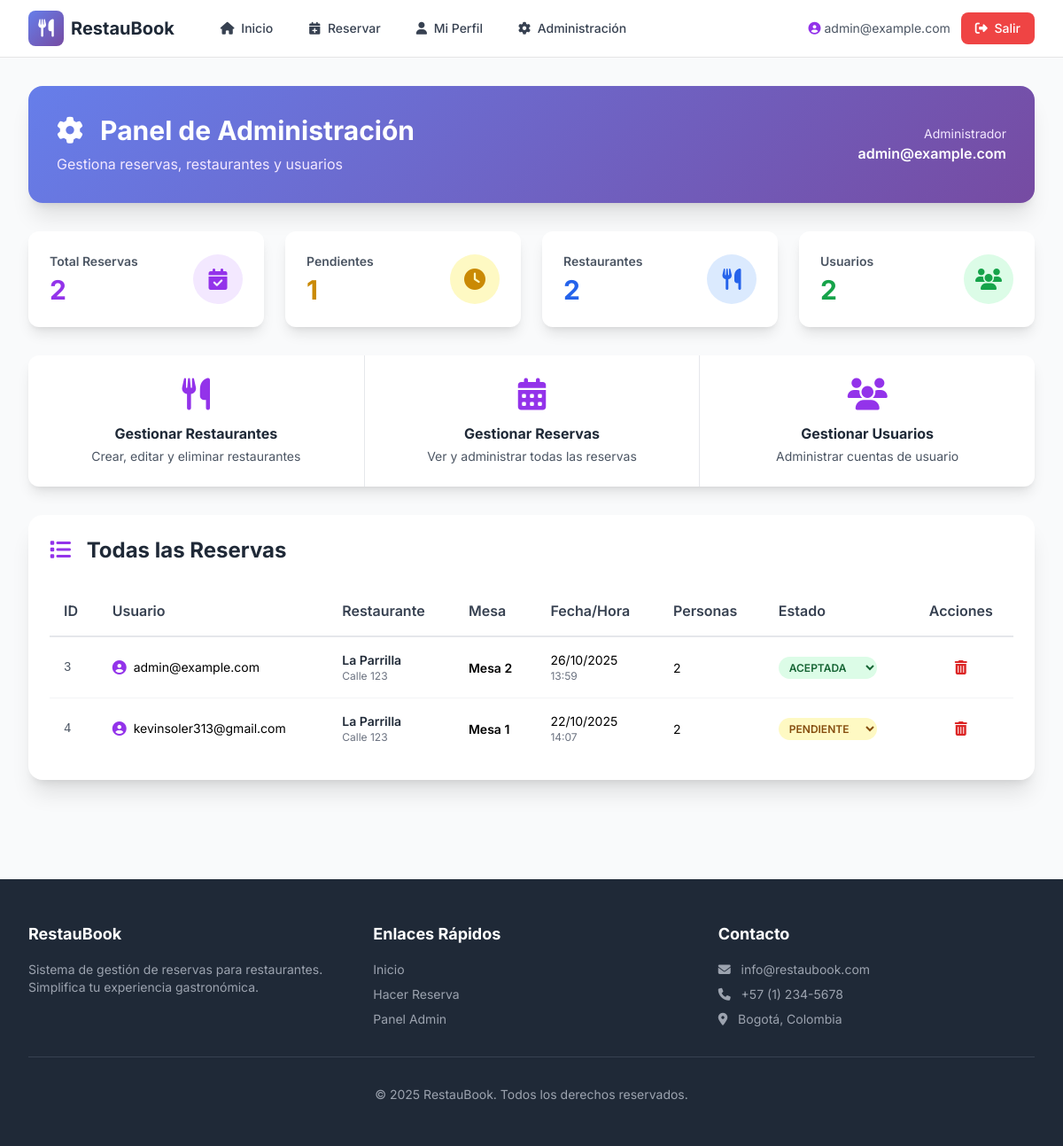
Page /admin (signed in) on the earlier database version.
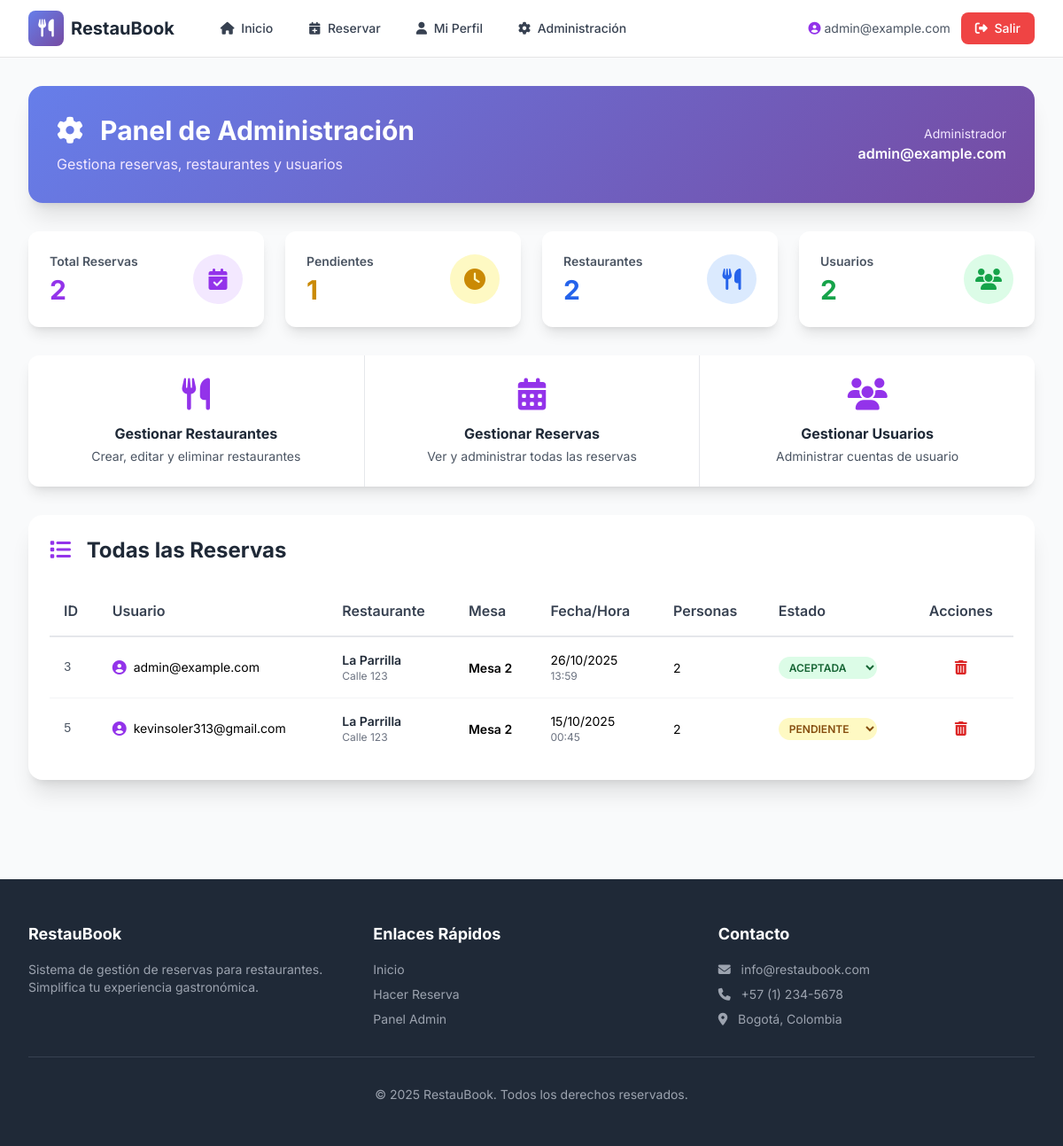
Same page on the later database version.
### models.py (models this page shows, shortened)
class Reservation(db.Model):
    __tablename__ = 'reservations'
    id = db.Column(db.Integer, primary_key=True)
    user_id = db.Column(db.Integer, db.ForeignKey('users.id'), nullable=False)
    restaurant_id = db.Column(db.Integer, db.ForeignKey('restaurants.id'), nullable=False)
    table_id = db.Column(db.Integer, db.ForeignKey('tables.id'), nullable=True)
    fecha_hora = db.Column(db.DateTime, nullable=False)
    num_personas = db.Column(db.Integer, nullable=False)
    estado = db.Column(db.String(20), default='PENDIENTE')  # PENDIENTE, ACEPTADA, CANCELADA
    user = db.relationship('User')
    restaurant = db.relationship('Restaurant')
    table = db.relationship('Table')

class User(db.Model):
    __tablename__ = 'users'
    id = db.Column(db.Integer, primary_key=True)
    email = db.Column(db.String(120), unique=True, nullable=False)
    password_hash = db.Column(db.String(128), nullable=False)
    role = db.Column(db.String(20), nullable=False)  # 'CLIENTE' o 'ADMIN'

class Restaurant(db.Model):
    __tablename__ = 'restaurants'
    id = db.Column(db.Integer, primary_key=True)
    nombre = db.Column(db.String(120), nullable=False)
    direccion = db.Column(db.String(200))
    descripcion = db.Column(db.Text)
    tables = db.relationship('Table', backref='restaurant', cascade='all, delete-orphan')

class Table(db.Model):
    __tablename__ = 'tables'
    id = db.Column(db.Integer, primary_key=True)
    numero = db.Column(db.Integer, nullable=False)
    capacidad = db.Column(db.Integer, nullable=False)
    restaurant_id = db.Column(db.Integer, db.ForeignKey('restaurants.id'), nullable=False)

### app.py (the view)
@app.route('/admin')
@admin_required
def admin_panel():
    reservas = Reservation.query.order_by(Reservation.fecha_hora.desc()).all()
    restaurantes = Restaurant.query.all()
    usuarios = User.query.all()
    total_reservas = Reservation.query.count()
    reservas_pendientes = Reservation.query.filter_by(estado='PENDIENTE').count()
    total_usuarios = User.query.count()
    total_restaurantes = Restaurant.query.count()
    return render_template('admin_panel.html',
                         reservas=reservas,
                         restaurantes=restaurantes,
                         usuarios=usuarios,
                         total_reservas=total_reservas,
                         reservas_pendientes=reservas_pendientes,
                         total_usuarios=total_usuarios,
                         total_restaurantes=total_restaurantes)

### app.py (called while the page is built)
def admin_required(f):
    @wraps(f)
    def decorated_function(*args, **kwargs):
        if session.get('role') != 'ADMIN':
            flash('Acceso restringido: solo administradores', 'danger')
            return redirect(url_for('index'))
        return f(*args, **kwargs)
    return decorated_function

### templates/admin_panel.html (shortened to what the changed rows need)
{% extends "base.html" %}
{% block content %}
<div class="animate-fade-in">
    <div class="gradient-bg rounded-2xl shadow-xl p-8 mb-8">
        <div class="flex items-center justify-between">
            <div>
                <h1 class="text-3xl font-bold text-white mb-2">
                    <i class="fas fa-cog mr-3"></i>
                    Panel de Administración
                </h1>
            </div>
        </div>
    </div>
    <div id="reservas" class="bg-white rounded-2xl shadow-xl p-6">
        <div class="flex items-center justify-between mb-6">
            <h2 class="text-2xl font-bold text-gray-800">
                <i class="fas fa-list mr-3 text-purple-600"></i>
                Todas las Reservas
            </h2>
        </div>
        {% if reservas %}
        <div class="overflow-x-auto">
            <table class="w-full">
                <thead>
                    <tr class="border-b-2 border-gray-200">
                        <th class="text-left py-4 px-4 font-semibold text-gray-700">ID</th>
                        <th class="text-left py-4 px-4 font-semibold text-gray-700">Usuario</th>
                        <th class="text-left py-4 px-4 font-semibold text-gray-700">Restaurante</th>
                        <th class="text-left py-4 px-4 font-semibold text-gray-700">Mesa</th>
                        <th class="text-left py-4 px-4 font-semibold text-gray-700">Fecha/Hora</th>
                        <th class="text-left py-4 px-4 font-semibold text-gray-700">Personas</th>
                        <th class="text-left py-4 px-4 font-semibold text-gray-700">Estado</th>
                        <th class="text-center py-4 px-4 font-semibold text-gray-700">Acciones</th>
                    </tr>
                </thead>
                <tbody class="divide-y divide-gray-100">
                    {% for reserva in reservas %}
                    <tr class="hover:bg-gray-50 transition">
                        <td class="py-4 px-4 font-mono text-sm text-gray-600">{{ reserva.id }}</td>
                        <td class="py-4 px-4">
                            <div class="flex items-center">
                                <i class="fas fa-user-circle text-purple-600 mr-2"></i>
                                <span class="text-sm">{{ reserva.user.email }}</span>
                            </div>
                        </td>
                        <td class="py-4 px-4">
                            <div class="text-sm font-semibold text-gray-800">{{ reserva.restaurant.nombre }}</div>
                            <div class="text-xs text-gray-500">{{ reserva.restaurant.direccion }}</div>
                        </td>
                        <td class="py-4 px-4">
                            <span class="text-sm font-semibold">Mesa {{ reserva.table.numero if reserva.table else 'N/A' }}</span>
                        </td>
                        <td class="py-4 px-4">
                            <div class="text-sm">{{ reserva.fecha_hora.strftime('%d/%m/%Y') }}</div>
                            <div class="text-xs text-gray-500">{{ reserva.fecha_hora.strftime('%H:%M') }}</div>
                        </td>
                        <td class="py-4 px-4">
                            <span class="text-sm">{{ reserva.num_personas }}</span>
                        </td>
                        <td class="py-4 px-4">
                            <form method="POST" action="/admin/reservas/actualizar/{{ reserva.id }}" class="inline">
                                <select
                                    name="estado"
                                    onchange="this.form.submit()"
                                    class="text-xs px-2 py-1 rounded-full font-semibold border-0 cursor-pointer
                                    {% if reserva.estado == 'PENDIENTE' %}bg-yellow-100 text-yellow-800
                                    {% elif reserva.estado == 'ACEPTADA' %}bg-green-100 text-green-800
                                    {% else %}bg-red-100 text-red-800{% endif %}"
                                >
                                    <option value="PENDIENTE" {% if reserva.estado == 'PENDIENTE' %}selected{% endif %}>PENDIENTE</option>
                                    <option value="ACEPTADA" {% if reserva.estado == 'ACEPTADA' %}selected{% endif %}>ACEPTADA</option>
                                </select>
                            </form>
                        </td>
                        <td class="py-4 px-4 text-center">
                            <form method="POST" action="/admin/reservas/eliminar/{{ reserva.id }}" class="inline" onsubmit="return confirm('¿Eliminar esta reserva?')">
                                <button type="submit" class="text-red-600 hover:text-red-800 transition">
                                    <i class="fas fa-trash-alt"></i>
                                </button>
                            </form>
                        </td>
                    </tr>
                    {% endfor %}
                </tbody>
            </table>
        </div>
        {% else %}
        <div class="text-center py-12">
            <i class="fas fa-inbox text-gray-300 text-6xl mb-4"></i>
            <h3 class="text-xl font-bold text-gray-700 mb-2">No hay reservas registradas</h3>
            <p class="text-gray-600">Las reservas aparecerán aquí cuando los usuarios las realicen</p>
        </div>
        {% endif %}
    </div>
</div>
{% endblock %}

Differences in the rows shown:
removed Reservation: id "4", user.email "kevinsoler313@gmail.com", restaurant.nombre "La Parrilla", restaurant.direccion "Calle 123", table "1", fecha_hora "22/10/2025", fecha_hora "14:07", num_personas "2", estado "PENDIENTE"
added Reservation: id "5", user.email "kevinsoler313@gmail.com", restaurant.nombre "La Parrilla", restaurant.direccion "Calle 123", table "2", fecha_hora "15/10/2025", fecha_hora "00:45", num_personas "2", estado "PENDIENTE"
